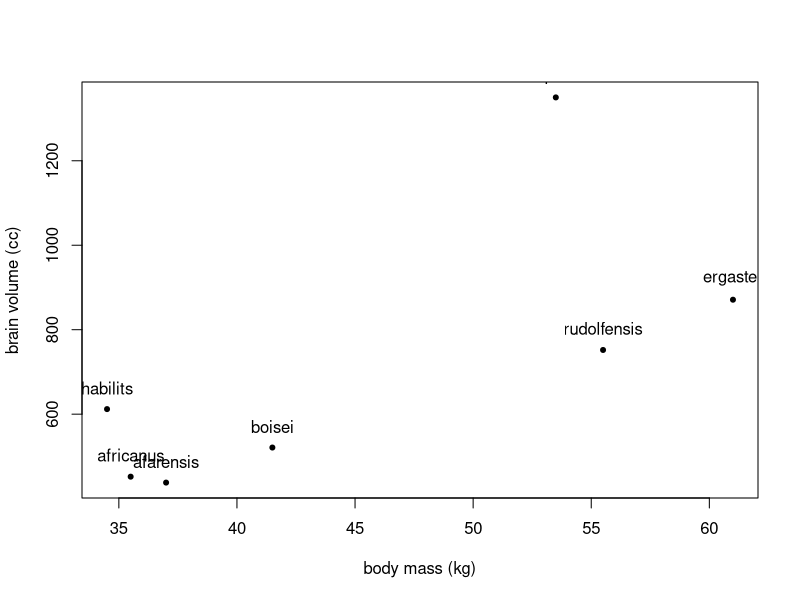

The R script that drew this image:
#
# Data
#

# Suppose we have the following data...
# Note: Statistical Rethinking (2020) (p.194)

sppnames <- c("afarensis", "africanus", "habilits", "boisei", "rudolfensis",
              "ergaster", "sapiens")
brainvolcc <- c(438, 452, 612, 521, 752, 871, 1350)
masskg <- c(37.0, 35.5, 34.5, 41.5, 55.5, 61.0, 53.5)
d <- data.frame(species=sppnames, brain=brainvolcc, mass=masskg)

# Visualize
#
plot(d$mass, d$brain, ylab="brain volume (cc)", xlab="body mass (kg)", pch=20)
text(x=masskg, y=brainvolcc+50, sppnames)

# Rescale variables
#
# Standardize
d$M <- with(d, (mass - mean(mass))/sd(mass))
# Normalize
d$B <- with(d, brain/max(brain))
